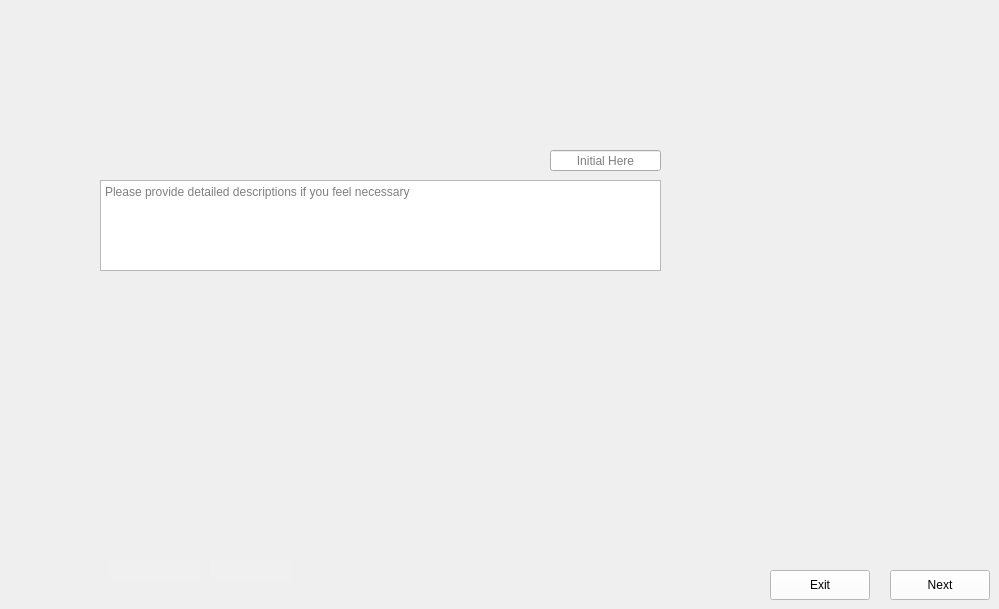
      <widget class="QWidget" name="DicePiezoWaferintoSubwafers2">
       <property name="styleSheet">
        <string notr="true">border-image: url(:/images/images/subwafer2.PNG);</string>
       </property>
       <widget class="QTextEdit" name="DicePiezoWaferintoSubwafers2_comments">
        <property name="geometry">
         <rect>
          <x>100</x>
          <y>180</y>
          <width>561</width>
          <height>91</height>
         </rect>
        </property>
        <property name="styleSheet">
         <string notr="true">border-image:None;
</string>
        </property>
        <property name="placeholderText">
         <string>Please provide detailed descriptions if you feel necessary</string>
        </property>
       </widget>
       <widget class="QPushButton" name="DicePiezoWaferintoSubwafers2_Back">
        <property name="geometry">
         <rect>
          <x>770</x>
          <y>570</y>
          <width>100</width>
          <height>30</height>
         </rect>
        </property>
        <property name="styleSheet">
         <string notr="true">QPushButton{
background-color: rgb(255, 255, 255);
height: 35px;
border-image:None;
}
QPushButton::hover{
background-color: rgb(0, 0, 255);
}
QPushButton:pressed{
padding-top:7px;
padding-top:7px;
}</string>
        </property>
        <property name="text">
         <string>Exit</string>
        </property>
        <property name="iconSize">
         <size>
          <width>20</width>
          <height>20</height>
         </size>
        </property>
        <property name="autoDefault">
         <bool>false</bool>
        </property>
       </widget>
       <widget class="QLineEdit" name="DicePiezoWaferintoSubwafers2_Initals">
        <property name="geometry">
         <rect>
          <x>210</x>
          <y>560</y>
          <width>81</width>
          <height>22</height>
         </rect>
        </property>
        <property name="styleSheet">
         <string notr="true">QLineEdit{
background-color: rgb(240, 240, 240);
border: none;
border-image:None;
}</string>
        </property>
       </widget>
       <widget class="QPushButton" name="DicePiezoWaferintoSubwafers2_Next">
        <property name="geometry">
         <rect>
          <x>890</x>
          <y>570</y>
          <width>100</width>
          <height>30</height>
         </rect>
        </property>
        <property name="styleSheet">
         <string notr="true">QPushButton{
background-color: rgb(255, 255, 255);
height: 35px;
border-image:None;
}
QPushButton::hover{
background-color: rgb(0, 0, 255);
}
QPushButton:pressed{
padding-top:7px;
padding-top:7px;
}</string>
        </property>
        <property name="text">
         <string>Next</string>
        </property>
        <property name="iconSize">
         <size>
          <width>20</width>
          <height>20</height>
         </size>
        </property>
        <property name="autoDefault">
         <bool>false</bool>
        </property>
       </widget>
       <widget class="QLineEdit" name="DicePiezoWaferintoSubwafers2_Data">
        <property name="enabled">
         <bool>true</bool>
        </property>
        <property name="geometry">
         <rect>
          <x>550</x>
          <y>150</y>
          <width>111</width>
          <height>21</height>
         </rect>
        </property>
        <property name="styleSheet">
         <string notr="true">color: rgb(0, 0, 0);
border-image:None;</string>
        </property>
        <property name="text">
         <string/>
        </property>
        <property name="maxLength">
         <number>32767</number>
        </property>
        <property name="alignment">
         <set>Qt::AlignCenter</set>
        </property>
        <property name="placeholderText">
         <string>Initial Here</string>
        </property>
       </widget>
       <widget class="QLineEdit" name="DicePiezoWaferintoSubwafers2_Dates">
        <property name="geometry">
         <rect>
          <x>110</x>
          <y>560</y>
          <width>91</width>
          <height>22</height>
         </rect>
        </property>
        <property name="styleSheet">
         <string notr="true">QLineEdit{
background-color: rgb(240, 240, 240);
border: none;
border-image:None;
}</string>
        </property>
       </widget>
      </widget>
